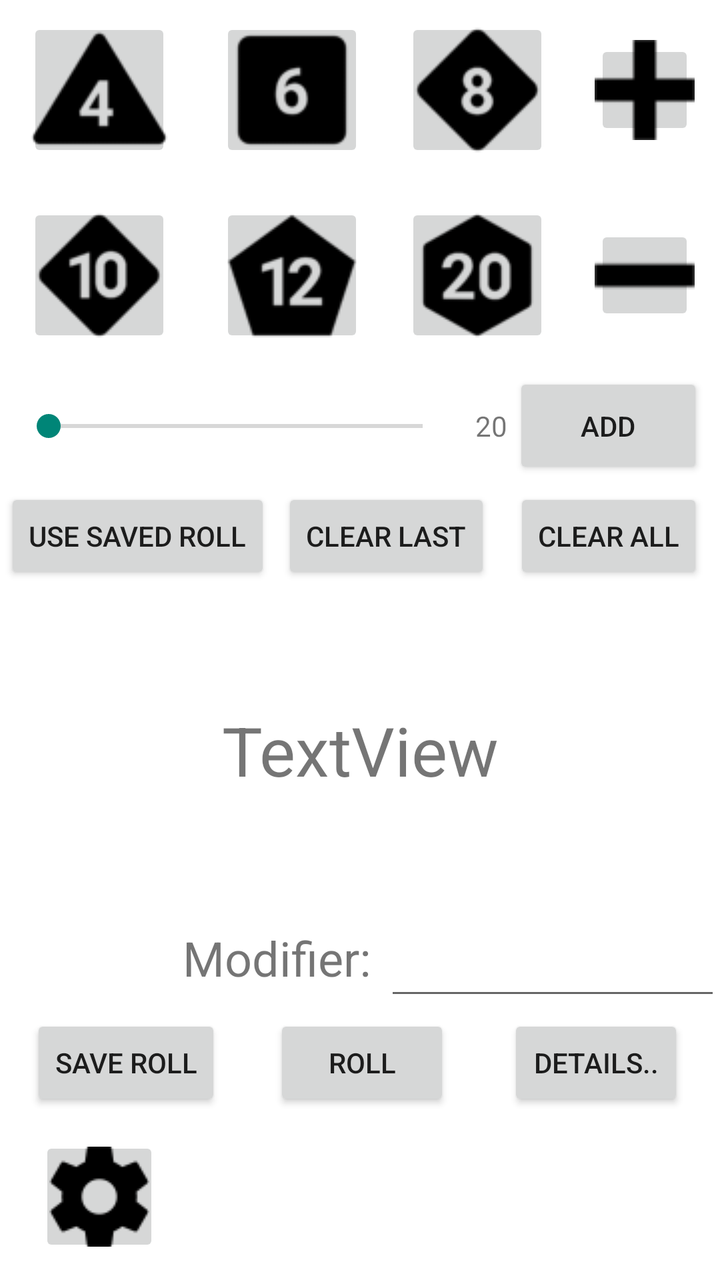
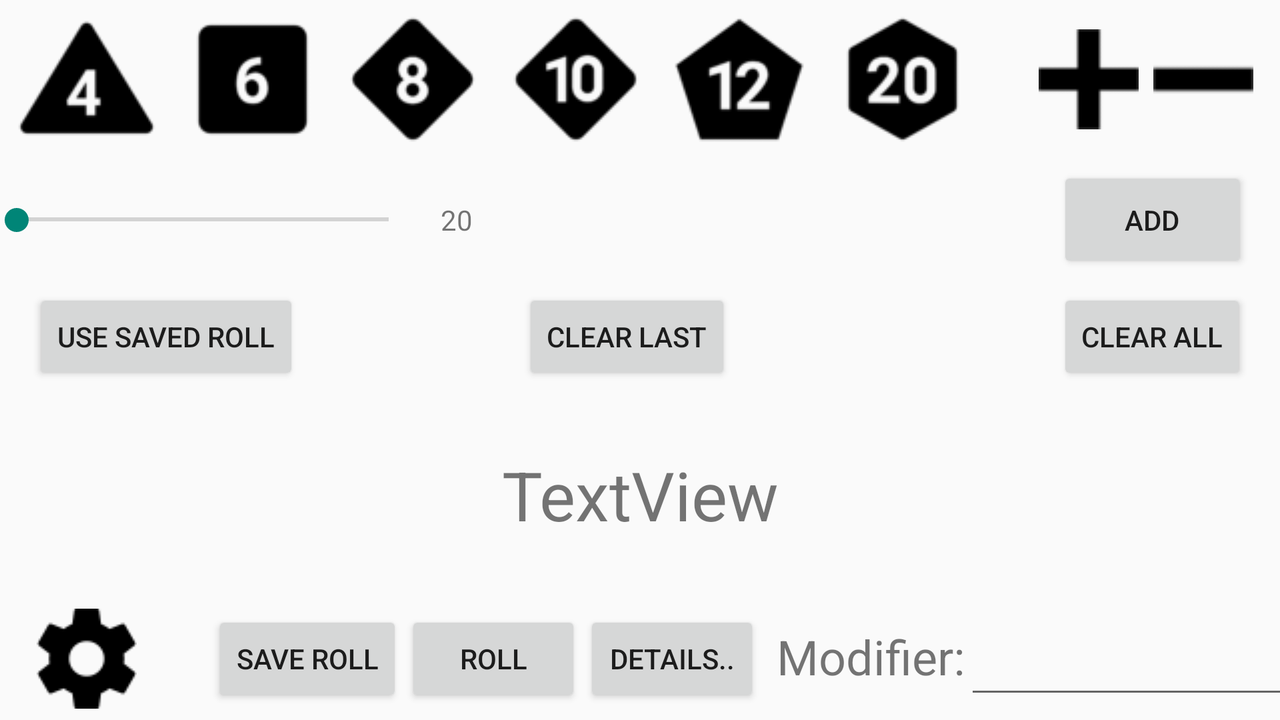

An Android layout and its configuration variant, each rendered on a device that would load it. The default file and the variant file are quoted in full after the pictures.
<!-- AndroidManifest.xml: application theme Theme.RollPlay -->
<!-- res/layout/activity_main.xml -->
<?xml version="1.0" encoding="utf-8"?>
<androidx.constraintlayout.widget.ConstraintLayout xmlns:android="http://schemas.android.com/apk/res/android"
    xmlns:app="http://schemas.android.com/apk/res-auto"
    xmlns:tools="http://schemas.android.com/tools"
    style="@style/SCREEN"
    android:layout_width="match_parent"
    android:layout_height="match_parent"
    tools:context=".MainActivity">

    <ImageButton
        android:id="@+id/d4_button"
        android:layout_width="72dp"
        android:layout_height="72dp"
        android:contentDescription="@string/todo"
        app:layout_constraintBottom_toTopOf="@+id/guideline"
        app:layout_constraintEnd_toStartOf="@+id/guideline8"
        app:layout_constraintStart_toStartOf="parent"
        app:layout_constraintTop_toTopOf="parent"
        app:srcCompat="@drawable/d4" />

    <ImageButton
        android:id="@+id/d6_button"
        android:layout_width="72dp"
        android:layout_height="72dp"
        app:layout_constraintBottom_toTopOf="@+id/guideline"
        app:layout_constraintEnd_toStartOf="@+id/guideline9"
        app:layout_constraintStart_toStartOf="@+id/guideline8"
        app:layout_constraintTop_toTopOf="parent"
        app:srcCompat="@drawable/d6" />

    <ImageButton
        android:id="@+id/d8_button"
        android:layout_width="72dp"
        android:layout_height="72dp"
        app:layout_constraintBottom_toTopOf="@+id/guideline"
        app:layout_constraintEnd_toStartOf="@+id/guideline10"
        app:layout_constraintStart_toStartOf="@+id/guideline9"
        app:layout_constraintTop_toTopOf="parent"
        app:srcCompat="@drawable/d8" />

    <ImageButton
        android:id="@+id/d10_button"
        android:layout_width="72dp"
        android:layout_height="72dp"
        app:layout_constraintBottom_toTopOf="@+id/guideline2"
        app:layout_constraintEnd_toStartOf="@+id/guideline8"
        app:layout_constraintStart_toStartOf="parent"
        app:layout_constraintTop_toTopOf="@+id/guideline"
        app:srcCompat="@drawable/d10" />

    <ImageButton
        android:id="@+id/d12_button"
        android:layout_width="72dp"
        android:layout_height="72dp"
        app:layout_constraintBottom_toTopOf="@+id/guideline2"
        app:layout_constraintEnd_toStartOf="@+id/guideline9"
        app:layout_constraintHorizontal_bias="0.514"
        app:layout_constraintStart_toStartOf="@+id/guideline8"
        app:layout_constraintTop_toTopOf="@+id/guideline"
        app:srcCompat="@drawable/d12" />

    <ImageButton
        android:id="@+id/d20_button"
        android:layout_width="72dp"
        android:layout_height="72dp"
        app:layout_constraintBottom_toTopOf="@+id/guideline2"
        app:layout_constraintEnd_toStartOf="@+id/guideline10"
        app:layout_constraintStart_toStartOf="@+id/guideline9"
        app:layout_constraintTop_toTopOf="@+id/guideline"
        app:srcCompat="@drawable/d20" />

    <SeekBar
        android:id="@+id/rolls_bar"
        android:layout_width="219dp"
        android:layout_height="20dp"
        android:max="20"
        android:min="1"
        app:layout_constraintBottom_toTopOf="@+id/guideline3"
        app:layout_constraintEnd_toStartOf="@+id/guideline14"
        app:layout_constraintStart_toStartOf="parent"
        app:layout_constraintTop_toTopOf="@+id/guideline2" />

    <Button
        android:id="@+id/add_roll_button"
        android:layout_width="95dp"
        android:layout_height="53dp"
        android:text="@string/add"
        app:layout_constraintBottom_toTopOf="@+id/guideline3"
        app:layout_constraintEnd_toEndOf="parent"
        app:layout_constraintStart_toStartOf="@+id/guideline11"
        app:layout_constraintTop_toTopOf="@+id/guideline2" />

    <Button
        android:id="@+id/use_saved_button"
        android:layout_width="wrap_content"
        android:layout_height="wrap_content"
        android:text="@string/use_saved_roll"
        app:layout_constraintBottom_toTopOf="@+id/guideline4"
        app:layout_constraintEnd_toStartOf="@+id/guideline12"
        app:layout_constraintStart_toStartOf="parent"
        app:layout_constraintTop_toTopOf="@+id/guideline3" />

    <Button
        android:id="@+id/clear_all_button"
        android:layout_width="wrap_content"
        android:layout_height="wrap_content"
        android:text="@string/clear_all"
        app:layout_constraintBottom_toTopOf="@+id/guideline4"
        app:layout_constraintEnd_toEndOf="parent"
        app:layout_constraintStart_toStartOf="@+id/guideline11"
        app:layout_constraintTop_toTopOf="@+id/guideline3" />

    <Button
        android:id="@+id/clear_last_button"
        android:layout_width="wrap_content"
        android:layout_height="wrap_content"
        android:text="@string/clear_last"
        app:layout_constraintBottom_toTopOf="@+id/guideline4"
        app:layout_constraintEnd_toStartOf="@+id/guideline11"
        app:layout_constraintStart_toStartOf="@+id/guideline12"
        app:layout_constraintTop_toTopOf="@+id/guideline3" />

    <TextView
        android:id="@+id/main_view"
        android:layout_width="0dp"
        android:layout_height="169dp"
        android:gravity="center"
        android:text="@string/textview"
        android:textSize="34sp"
        app:layout_constraintBottom_toTopOf="@+id/guideline5"
        app:layout_constraintEnd_toEndOf="parent"
        app:layout_constraintStart_toStartOf="parent"
        app:layout_constraintTop_toTopOf="@+id/guideline4" />

    <TextView
        android:id="@+id/modifier_view"
        android:layout_width="109dp"
        android:layout_height="35dp"
        android:gravity="start"
        android:text="@string/modifier"
        android:textSize="24sp"
        app:layout_constraintBottom_toTopOf="@+id/guideline6"
        app:layout_constraintEnd_toStartOf="@+id/modifier_input"
        app:layout_constraintStart_toStartOf="@+id/guideline8"
        app:layout_constraintTop_toTopOf="@+id/guideline5" />

    <EditText
        android:id="@+id/modifier_input"
        android:layout_width="168dp"
        android:layout_height="50dp"
        android:autoSizeTextType="uniform"
        android:autofillHints=""
        android:ems="10"
        android:inputType="numberSigned"
        app:layout_constraintBottom_toTopOf="@+id/guideline6"
        app:layout_constraintEnd_toEndOf="parent"
        app:layout_constraintStart_toStartOf="@+id/guideline9"
        app:layout_constraintTop_toTopOf="@+id/guideline5" />

    <Button
        android:id="@+id/save_roll_button"
        android:layout_width="wrap_content"
        android:layout_height="wrap_content"
        android:text="@string/save_roll"
        app:layout_constraintBottom_toTopOf="@+id/guideline7"
        app:layout_constraintEnd_toStartOf="@+id/guideline13"
        app:layout_constraintStart_toStartOf="parent"
        app:layout_constraintTop_toTopOf="@+id/guideline6" />

    <Button
        android:id="@+id/roll_button"
        android:layout_width="wrap_content"
        android:layout_height="wrap_content"
        android:text="@string/roll"
        app:layout_constraintBottom_toTopOf="@+id/guideline7"
        app:layout_constraintEnd_toStartOf="@+id/guideline14"
        app:layout_constraintStart_toStartOf="@+id/guideline13"
        app:layout_constraintTop_toTopOf="@+id/guideline6" />

    <ImageButton
        android:id="@+id/settings_button"
        android:layout_width="60dp"
        android:layout_height="60dp"
        app:layout_constraintBottom_toBottomOf="parent"
        app:layout_constraintEnd_toStartOf="@+id/guideline8"
        app:layout_constraintStart_toStartOf="parent"
        app:layout_constraintTop_toTopOf="@+id/guideline7"
        app:srcCompat="@drawable/settings" />

    <Button
        android:id="@+id/details_button"
        android:layout_width="wrap_content"
        android:layout_height="wrap_content"
        android:text="@string/details"
        app:layout_constraintBottom_toTopOf="@+id/guideline7"
        app:layout_constraintEnd_toEndOf="parent"
        app:layout_constraintStart_toStartOf="@+id/guideline14"
        app:layout_constraintTop_toTopOf="@+id/guideline6" />

    <ImageButton
        android:id="@+id/plus_button"
        android:layout_width="50dp"
        android:layout_height="50dp"
        app:layout_constraintBottom_toTopOf="@+id/guideline"
        app:layout_constraintEnd_toEndOf="parent"
        app:layout_constraintStart_toStartOf="@+id/guideline10"
        app:layout_constraintTop_toTopOf="parent"
        app:srcCompat="@drawable/plus" />

    <ImageButton
        android:id="@+id/minus_button"
        android:layout_width="50dp"
        android:layout_height="50dp"
        app:layout_constraintBottom_toTopOf="@+id/guideline2"
        app:layout_constraintEnd_toEndOf="parent"
        app:layout_constraintStart_toStartOf="@+id/guideline10"
        app:layout_constraintTop_toTopOf="@+id/guideline"
        app:srcCompat="@drawable/minus" />

    <TextView
        android:id="@+id/bar_display"
        android:layout_width="27dp"
        android:layout_height="25dp"
        android:layout_marginStart="5dp"
        android:gravity="center|center_horizontal"
        android:text="@string/_20"
        app:layout_constraintBottom_toTopOf="@+id/guideline3"
        app:layout_constraintStart_toEndOf="@+id/rolls_bar"
        app:layout_constraintTop_toTopOf="@+id/guideline2" />

    <androidx.constraintlayout.widget.Guideline
        android:id="@+id/guideline"
        android:layout_width="wrap_content"
        android:layout_height="wrap_content"
        android:orientation="horizontal"
        app:layout_constraintGuide_percent="0.14" />

    <androidx.constraintlayout.widget.Guideline
        android:id="@+id/guideline2"
        android:layout_width="wrap_content"
        android:layout_height="wrap_content"
        android:orientation="horizontal"
        app:layout_constraintGuide_percent="0.29" />

    <androidx.constraintlayout.widget.Guideline
        android:id="@+id/guideline3"
        android:layout_width="wrap_content"
        android:layout_height="wrap_content"
        android:orientation="horizontal"
        app:layout_constraintGuide_percent="0.375" />

    <androidx.constraintlayout.widget.Guideline
        android:id="@+id/guideline4"
        android:layout_width="wrap_content"
        android:layout_height="wrap_content"
        android:orientation="horizontal"
        app:layout_constraintGuide_percent="0.4625" />

    <androidx.constraintlayout.widget.Guideline
        android:id="@+id/guideline5"
        android:layout_width="wrap_content"
        android:layout_height="wrap_content"
        android:orientation="horizontal"
        app:layout_constraintGuide_percent="0.71" />

    <androidx.constraintlayout.widget.Guideline
        android:id="@+id/guideline6"
        android:layout_width="wrap_content"
        android:layout_height="wrap_content"
        android:orientation="horizontal"
        app:layout_constraintGuide_percent="0.79" />

    <androidx.constraintlayout.widget.Guideline
        android:id="@+id/guideline7"
        android:layout_width="wrap_content"
        android:layout_height="wrap_content"
        android:orientation="horizontal"
        app:layout_constraintGuide_percent="0.87" />

    <androidx.constraintlayout.widget.Guideline
        android:id="@+id/guideline8"
        android:layout_width="wrap_content"
        android:layout_height="wrap_content"
        android:orientation="vertical"
        app:layout_constraintGuide_percent="0.275" />

    <androidx.constraintlayout.widget.Guideline
        android:id="@+id/guideline9"
        android:layout_width="wrap_content"
        android:layout_height="wrap_content"
        android:orientation="vertical"
        app:layout_constraintGuide_percent="0.535" />

    <androidx.constraintlayout.widget.Guideline
        android:id="@+id/guideline10"
        android:layout_width="wrap_content"
        android:layout_height="wrap_content"
        android:orientation="vertical"
        app:layout_constraintGuide_percent="0.79" />

    <androidx.constraintlayout.widget.Guideline
        android:id="@+id/guideline11"
        android:layout_width="wrap_content"
        android:layout_height="wrap_content"
        android:orientation="vertical"
        app:layout_constraintGuide_percent="0.69" />

    <androidx.constraintlayout.widget.Guideline
        android:id="@+id/guideline12"
        android:layout_width="wrap_content"
        android:layout_height="wrap_content"
        android:orientation="vertical"
        app:layout_constraintGuide_percent="0.382" />

    <androidx.constraintlayout.widget.Guideline
        android:id="@+id/guideline13"
        android:layout_width="wrap_content"
        android:layout_height="wrap_content"
        android:orientation="vertical"
        app:layout_constraintGuide_percent="0.35" />

    <androidx.constraintlayout.widget.Guideline
        android:id="@+id/guideline14"
        android:layout_width="wrap_content"
        android:layout_height="wrap_content"
        android:orientation="vertical"
        app:layout_constraintGuide_percent="0.655" />

</androidx.constraintlayout.widget.ConstraintLayout>
<!-- resources referenced by this layout -->
<resources>
  <!-- drawable d10: png bitmap (drawable, 1857 bytes) -->
  <!-- drawable d12: png bitmap (drawable, 2368 bytes) -->
  <!-- drawable d20: png bitmap (drawable, 2246 bytes) -->
  <!-- drawable d4: png bitmap (drawable, 1956 bytes) -->
  <!-- drawable d6: png bitmap (drawable, 1614 bytes) -->
  <!-- drawable d8: png bitmap (drawable, 1810 bytes) -->
  <!-- drawable minus: png bitmap (drawable, 1581 bytes) -->
  <!-- drawable plus: png bitmap (drawable, 1687 bytes) -->
  <!-- drawable settings: png bitmap (drawable, 6241 bytes) -->
  <string name="_20">20</string>
  <string name="add">Add</string>
  <string name="clear_all">Clear All</string>
  <string name="clear_last">Clear Last</string>
  <string name="details">Details..</string>
  <string name="modifier">Modifier:</string>
  <string name="roll">Roll</string>
  <string name="save_roll">Save Roll</string>
  <string name="textview">TextView</string>
  <string name="todo">TODO</string>
  <string name="use_saved_roll">Use Saved Roll</string>
  <style name="SCREEN">
          <item name="android:background">#FFF</item>
      </style>
  <!-- from res/values-v23/ -->
  <style name="Theme.RollPlay" parent="Base.Theme.RollPlay">
      
      <item name="android:navigationBarColor">@android:color/transparent</item>
      <item name="android:statusBarColor">@android:color/transparent</item>
      <item name="android:windowLightStatusBar">?attr/isLightTheme</item>
    </style>
  <style name="Base.Theme.RollPlay" parent="Theme.AppCompat.Light.DarkActionBar">
          
          
      </style>
</resources>
<!-- res/layout-land/activity_main.xml (the repository's variant of the layout above) -->
<!-- drawn on the phone turned sideways -->
<?xml version="1.0" encoding="utf-8"?>
<androidx.constraintlayout.widget.ConstraintLayout xmlns:android="http://schemas.android.com/apk/res/android"
    xmlns:app="http://schemas.android.com/apk/res-auto"
    xmlns:tools="http://schemas.android.com/tools"
    android:layout_width="match_parent"
    android:layout_height="match_parent"
    tools:context=".MainActivity">


    <ImageButton
        android:id="@+id/d4_button"
        android:layout_width="72dp"
        android:layout_height="72dp"
        android:background="@null"
        android:contentDescription="@string/todo"
        app:layout_constraintBottom_toTopOf="@+id/guideline27"
        app:layout_constraintEnd_toStartOf="@+id/guideline15"
        app:layout_constraintStart_toStartOf="parent"
        app:layout_constraintTop_toTopOf="parent"
        app:srcCompat="@drawable/d4" />

    <ImageButton
        android:id="@+id/d6_button"
        android:layout_width="72dp"
        android:layout_height="72dp"
        android:background="@null"
        app:layout_constraintBottom_toTopOf="@+id/guideline27"
        app:layout_constraintEnd_toStartOf="@+id/guideline16"
        app:layout_constraintStart_toStartOf="@+id/guideline15"
        app:layout_constraintTop_toTopOf="parent"
        app:srcCompat="@drawable/d6" />

    <ImageButton
        android:id="@+id/d8_button"
        android:layout_width="72dp"
        android:layout_height="72dp"
        android:background="@null"
        app:layout_constraintBottom_toTopOf="@+id/guideline27"
        app:layout_constraintEnd_toStartOf="@+id/guideline17"
        app:layout_constraintStart_toStartOf="@+id/guideline16"
        app:layout_constraintTop_toTopOf="parent"
        app:srcCompat="@drawable/d8" />

    <ImageButton
        android:id="@+id/d10_button"
        android:layout_width="72dp"
        android:layout_height="72dp"
        android:background="@null"
        app:layout_constraintBottom_toTopOf="@+id/guideline27"
        app:layout_constraintEnd_toStartOf="@+id/guideline18"
        app:layout_constraintStart_toStartOf="@+id/guideline17"
        app:layout_constraintTop_toTopOf="parent"
        app:srcCompat="@drawable/d10" />

    <ImageButton
        android:id="@+id/d12_button"
        android:layout_width="72dp"
        android:layout_height="72dp"
        android:background="@null"
        app:layout_constraintBottom_toTopOf="@+id/guideline27"
        app:layout_constraintEnd_toStartOf="@+id/guideline19"
        app:layout_constraintStart_toStartOf="@+id/guideline18"
        app:layout_constraintTop_toTopOf="parent"
        app:srcCompat="@drawable/d12" />

    <ImageButton
        android:id="@+id/d20_button"
        android:layout_width="72dp"
        android:layout_height="72dp"
        android:background="@null"
        app:layout_constraintBottom_toTopOf="@+id/guideline27"
        app:layout_constraintEnd_toStartOf="@+id/guideline20"
        app:layout_constraintStart_toStartOf="@+id/guideline19"
        app:layout_constraintTop_toTopOf="parent"
        app:srcCompat="@drawable/d20" />

    <SeekBar
        android:id="@+id/rolls_bar"
        android:layout_width="218dp"
        android:layout_height="15dp"
        android:max="20"
        android:min="1"
        app:layout_constraintBottom_toTopOf="@+id/guideline28"
        app:layout_constraintEnd_toStartOf="@+id/guideline24"
        app:layout_constraintStart_toStartOf="parent"
        app:layout_constraintTop_toTopOf="@+id/guideline27" />

    <Button
        android:id="@+id/add_roll_button"
        android:layout_width="95dp"
        android:layout_height="53dp"
        android:text="@string/add"
        app:layout_constraintBottom_toTopOf="@+id/guideline28"
        app:layout_constraintEnd_toEndOf="parent"
        app:layout_constraintStart_toStartOf="@+id/guideline22"
        app:layout_constraintTop_toTopOf="@+id/guideline27" />

    <Button
        android:id="@+id/use_saved_button"
        android:layout_width="wrap_content"
        android:layout_height="wrap_content"
        android:text="@string/use_saved_roll"
        app:layout_constraintBottom_toTopOf="@+id/guideline29"
        app:layout_constraintEnd_toStartOf="@+id/guideline16"
        app:layout_constraintStart_toStartOf="parent"
        app:layout_constraintTop_toTopOf="@+id/guideline28" />

    <Button
        android:id="@+id/clear_all_button"
        android:layout_width="wrap_content"
        android:layout_height="wrap_content"
        android:text="@string/clear_all"
        app:layout_constraintBottom_toTopOf="@+id/guideline29"
        app:layout_constraintEnd_toEndOf="parent"
        app:layout_constraintStart_toStartOf="@+id/guideline22"
        app:layout_constraintTop_toTopOf="@+id/guideline28" />

    <Button
        android:id="@+id/clear_last_button"
        android:layout_width="wrap_content"
        android:layout_height="wrap_content"
        android:text="@string/clear_last"
        app:layout_constraintBottom_toTopOf="@+id/guideline29"
        app:layout_constraintEnd_toStartOf="@+id/guideline26"
        app:layout_constraintStart_toStartOf="@+id/guideline17"
        app:layout_constraintTop_toTopOf="@+id/guideline28" />

    <TextView
        android:id="@+id/main_view"
        android:layout_width="0dp"
        android:layout_height="0dp"
        android:gravity="center"
        android:text="@string/textview"
        android:textSize="34sp"
        app:layout_constraintBottom_toTopOf="@+id/guideline30"
        app:layout_constraintEnd_toEndOf="parent"
        app:layout_constraintStart_toStartOf="parent"
        app:layout_constraintTop_toTopOf="@+id/guideline29" />

    <TextView
        android:id="@+id/modifier_view"
        android:layout_width="109dp"
        android:layout_height="35dp"
        android:gravity="end"
        android:text="@string/modifier"
        android:textSize="24sp"
        app:layout_constraintBottom_toBottomOf="parent"
        app:layout_constraintEnd_toStartOf="@+id/modifier_input"
        app:layout_constraintTop_toTopOf="@+id/guideline30" />

    <EditText
        android:id="@+id/modifier_input"
        android:layout_width="168dp"
        android:layout_height="50dp"
        android:autoSizeTextType="uniform"
        android:autofillHints=""
        android:ems="10"
        android:inputType="numberSigned"
        app:layout_constraintBottom_toBottomOf="parent"
        app:layout_constraintEnd_toEndOf="parent"
        app:layout_constraintStart_toStartOf="@+id/guideline20"
        app:layout_constraintTop_toTopOf="@+id/guideline30" />

    <Button
        android:id="@+id/save_roll_button"
        android:layout_width="wrap_content"
        android:layout_height="wrap_content"
        android:text="@string/save_roll"
        app:layout_constraintBottom_toBottomOf="parent"
        app:layout_constraintEnd_toStartOf="@+id/guideline24"
        app:layout_constraintStart_toStartOf="@+id/guideline23"
        app:layout_constraintTop_toTopOf="@+id/guideline30" />

    <Button
        android:id="@+id/roll_button"
        android:layout_width="wrap_content"
        android:layout_height="wrap_content"
        android:text="@string/roll"
        app:layout_constraintBottom_toBottomOf="parent"
        app:layout_constraintEnd_toStartOf="@+id/guideline25"
        app:layout_constraintStart_toStartOf="@+id/guideline24"
        app:layout_constraintTop_toTopOf="@+id/guideline30" />

    <ImageButton
        android:id="@+id/settings_button"
        android:layout_width="60dp"
        android:layout_height="60dp"
        android:background="@null"
        app:layout_constraintBottom_toBottomOf="parent"
        app:layout_constraintEnd_toStartOf="@+id/guideline15"
        app:layout_constraintStart_toStartOf="parent"
        app:layout_constraintTop_toTopOf="@+id/guideline30"
        app:srcCompat="@drawable/settings" />

    <Button
        android:id="@+id/details_button"
        android:layout_width="wrap_content"
        android:layout_height="wrap_content"
        android:text="@string/details"
        app:layout_constraintBottom_toBottomOf="parent"
        app:layout_constraintEnd_toStartOf="@+id/guideline26"
        app:layout_constraintStart_toStartOf="@+id/guideline25"
        app:layout_constraintTop_toTopOf="@+id/guideline30" />

    <ImageButton
        android:id="@+id/plus_button"
        android:layout_width="50dp"
        android:layout_height="50dp"
        android:background="@null"
        app:layout_constraintBottom_toTopOf="@+id/guideline27"
        app:layout_constraintEnd_toStartOf="@+id/minus_button"
        app:layout_constraintStart_toStartOf="@+id/guideline22"
        app:layout_constraintTop_toTopOf="parent"
        app:srcCompat="@drawable/plus" />

    <ImageButton
        android:id="@+id/minus_button"
        android:layout_width="50dp"
        android:layout_height="50dp"
        android:background="@null"
        app:layout_constraintBottom_toTopOf="@+id/guideline27"
        app:layout_constraintEnd_toEndOf="parent"
        app:layout_constraintStart_toStartOf="@+id/guideline21"
        app:layout_constraintTop_toTopOf="parent"
        app:srcCompat="@drawable/minus" />

    <TextView
        android:id="@+id/bar_display"
        android:layout_width="27dp"
        android:layout_height="25dp"
        android:layout_marginStart="5dp"
        android:gravity="center|center_horizontal"
        android:text="20"
        app:layout_constraintBottom_toTopOf="@+id/guideline28"
        app:layout_constraintStart_toEndOf="@+id/rolls_bar"
        app:layout_constraintTop_toTopOf="@+id/guideline27" />

    <androidx.constraintlayout.widget.Guideline
        android:id="@+id/guideline15"
        android:layout_width="wrap_content"
        android:layout_height="wrap_content"
        android:orientation="vertical"
        app:layout_constraintGuide_percent="0.135" />

    <androidx.constraintlayout.widget.Guideline
        android:id="@+id/guideline16"
        android:layout_width="wrap_content"
        android:layout_height="wrap_content"
        android:orientation="vertical"
        app:layout_constraintGuide_percent="0.26" />

    <androidx.constraintlayout.widget.Guideline
        android:id="@+id/guideline17"
        android:layout_width="wrap_content"
        android:layout_height="wrap_content"
        android:orientation="vertical"
        app:layout_constraintGuide_percent="0.385" />

    <androidx.constraintlayout.widget.Guideline
        android:id="@+id/guideline18"
        android:layout_width="wrap_content"
        android:layout_height="wrap_content"
        android:orientation="vertical"
        app:layout_constraintGuide_percent="0.515" />

    <androidx.constraintlayout.widget.Guideline
        android:id="@+id/guideline19"
        android:layout_width="wrap_content"
        android:layout_height="wrap_content"
        android:orientation="vertical"
        app:layout_constraintGuide_percent="0.64" />

    <androidx.constraintlayout.widget.Guideline
        android:id="@+id/guideline20"
        android:layout_width="wrap_content"
        android:layout_height="wrap_content"
        android:orientation="vertical"
        app:layout_constraintGuide_percent="0.77" />

    <androidx.constraintlayout.widget.Guideline
        android:id="@+id/guideline21"
        android:layout_width="wrap_content"
        android:layout_height="wrap_content"
        android:orientation="vertical"
        app:layout_constraintGuide_percent="0.88" />

    <androidx.constraintlayout.widget.Guideline
        android:id="@+id/guideline22"
        android:layout_width="wrap_content"
        android:layout_height="wrap_content"
        android:orientation="vertical"
        app:layout_constraintGuide_percent="0.8" />

    <androidx.constraintlayout.widget.Guideline
        android:id="@+id/guideline23"
        android:layout_width="wrap_content"
        android:layout_height="wrap_content"
        android:orientation="vertical"
        app:layout_constraintGuide_percent="0.165" />

    <androidx.constraintlayout.widget.Guideline
        android:id="@+id/guideline24"
        android:layout_width="wrap_content"
        android:layout_height="wrap_content"
        android:orientation="vertical"
        app:layout_constraintGuide_percent="0.315" />

    <androidx.constraintlayout.widget.Guideline
        android:id="@+id/guideline25"
        android:layout_width="wrap_content"
        android:layout_height="wrap_content"
        android:orientation="vertical"
        app:layout_constraintGuide_percent="0.455" />

    <androidx.constraintlayout.widget.Guideline
        android:id="@+id/guideline26"
        android:layout_width="wrap_content"
        android:layout_height="wrap_content"
        android:orientation="vertical"
        app:layout_constraintGuide_percent="0.595" />

    <androidx.constraintlayout.widget.Guideline
        android:id="@+id/guideline27"
        android:layout_width="wrap_content"
        android:layout_height="wrap_content"
        android:orientation="horizontal"
        app:layout_constraintGuide_percent="0.22" />

    <androidx.constraintlayout.widget.Guideline
        android:id="@+id/guideline28"
        android:layout_width="wrap_content"
        android:layout_height="wrap_content"
        android:orientation="horizontal"
        app:layout_constraintGuide_percent="0.39" />

    <androidx.constraintlayout.widget.Guideline
        android:id="@+id/guideline29"
        android:layout_width="wrap_content"
        android:layout_height="wrap_content"
        android:orientation="horizontal"
        app:layout_constraintGuide_percent="0.545" />

    <androidx.constraintlayout.widget.Guideline
        android:id="@+id/guideline30"
        android:layout_width="wrap_content"
        android:layout_height="wrap_content"
        android:orientation="horizontal"
        app:layout_constraintGuide_percent="0.83" />

</androidx.constraintlayout.widget.ConstraintLayout>
<!-- resources referenced by the variant -->
<!-- as the phone turned sideways resolves them -->
<resources>
  <!-- drawable d10: png bitmap (drawable, 1857 bytes) -->
  <!-- drawable d12: png bitmap (drawable, 2368 bytes) -->
  <!-- drawable d20: png bitmap (drawable, 2246 bytes) -->
  <!-- drawable d4: png bitmap (drawable, 1956 bytes) -->
  <!-- drawable d6: png bitmap (drawable, 1614 bytes) -->
  <!-- drawable d8: png bitmap (drawable, 1810 bytes) -->
  <!-- drawable minus: png bitmap (drawable, 1581 bytes) -->
  <!-- drawable plus: png bitmap (drawable, 1687 bytes) -->
  <!-- drawable settings: png bitmap (drawable, 6241 bytes) -->
  <string name="add">Add</string>
  <string name="clear_all">Clear All</string>
  <string name="clear_last">Clear Last</string>
  <string name="details">Details..</string>
  <string name="modifier">Modifier:</string>
  <string name="roll">Roll</string>
  <string name="save_roll">Save Roll</string>
  <string name="textview">TextView</string>
  <string name="todo">TODO</string>
  <string name="use_saved_roll">Use Saved Roll</string>
  <!-- from res/values-v23/ -->
  <style name="Theme.RollPlay" parent="Base.Theme.RollPlay">
      
      <item name="android:navigationBarColor">@android:color/transparent</item>
      <item name="android:statusBarColor">@android:color/transparent</item>
      <item name="android:windowLightStatusBar">?attr/isLightTheme</item>
    </style>
  <style name="Base.Theme.RollPlay" parent="Theme.AppCompat.Light.DarkActionBar">
          
          
      </style>
</resources>
